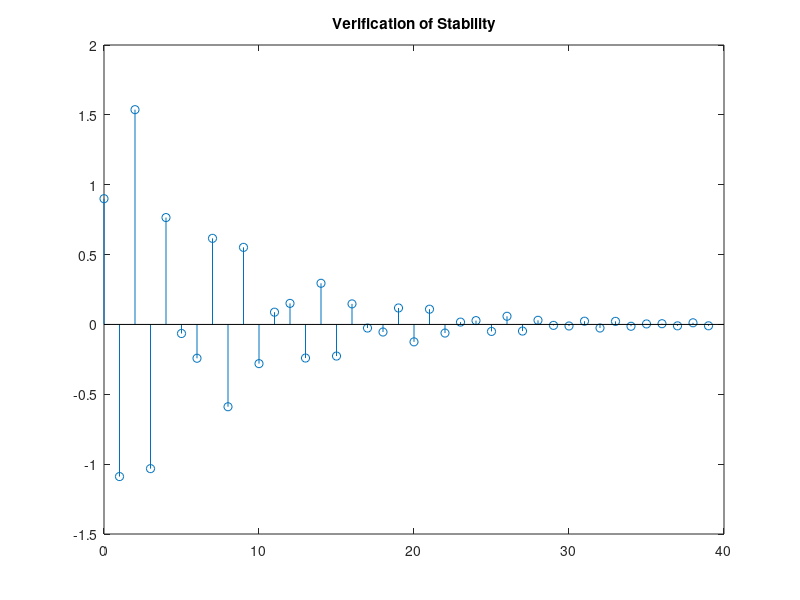

MATLAB code to generate this figure:
N=40;
num=[0.9 -0.45 0.35 0.002];
den = [1.0 0.71 -0.46 -0.62];
n=0:N-1;
x=(n==0);
y=filter(num,den,x);
stem(n,y);
title('Verification of Stability');
